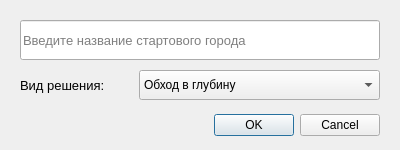
<?xml version="1.0" encoding="UTF-8"?>
<ui version="4.0">
    <class>InputDataDialog</class>
    <widget class="QDialog" name="InputDataDialog">
        <property name="geometry">
            <rect>
                <x>0</x>
                <y>0</y>
                <width>400</width>
                <height>150</height>
            </rect>
        </property>
        <property name="windowTitle">
            <string>Выбор</string>
        </property>
        <widget class="QDialogButtonBox" name="buttonBox">
            <property name="geometry">
                <rect>
                    <x>20</x>
                    <y>110</y>
                    <width>360</width>
                    <height>30</height>
                </rect>
            </property>
            <property name="orientation">
                <enum>Qt::Horizontal</enum>
            </property>
            <property name="standardButtons">
                <set>QDialogButtonBox::Cancel|QDialogButtonBox::Ok</set>
            </property>
        </widget>
        <widget class="QLineEdit" name="lineEdit">
            <property name="geometry">
                <rect>
                    <x>20</x>
                    <y>20</y>
                    <width>360</width>
                    <height>40</height>
                </rect>
            </property>
            <property name="font">
                <font>
                    <pointsize>10</pointsize>
                </font>
            </property>
            <property name="placeholderText">
                <string>Введите название стартового города</string>
            </property>
        </widget>
        <widget class="QComboBox" name="comboBox">
            <property name="geometry">
                <rect>
                    <x>139</x>
                    <y>70</y>
                    <width>241</width>
                    <height>30</height>
                </rect>
            </property>
            <item>
                <property name="text">
                    <string>Обход в глубину</string>
                </property>
            </item>
            <item>
                <property name="text">
                    <string>Обход в ширину</string>
                </property>
            </item>
            <item>
                <property name="text">
                    <string>Алгоритм Дейкстры</string>
                </property>
            </item>
        </widget>
        <widget class="QLabel" name="label">
            <property name="geometry">
                <rect>
                    <x>20</x>
                    <y>70</y>
                    <width>121</width>
                    <height>31</height>
                </rect>
            </property>
            <property name="font">
                <font>
                    <pointsize>10</pointsize>
                </font>
            </property>
            <property name="text">
                <string>Вид решения:</string>
            </property>
        </widget>
    </widget>
    <resources/>
    <connections>
        <connection>
            <sender>buttonBox</sender>
            <signal>accepted()</signal>
            <receiver>InputDataDialog</receiver>
            <slot>accept()</slot>
            <hints>
                <hint type="sourcelabel">
                    <x>248</x>
                    <y>254</y>
                </hint>
                <hint type="destinationlabel">
                    <x>157</x>
                    <y>274</y>
                </hint>
            </hints>
        </connection>
        <connection>
            <sender>buttonBox</sender>
            <signal>rejected()</signal>
            <receiver>InputDataDialog</receiver>
            <slot>reject()</slot>
            <hints>
                <hint type="sourcelabel">
                    <x>316</x>
                    <y>260</y>
                </hint>
                <hint type="destinationlabel">
                    <x>286</x>
                    <y>274</y>
                </hint>
            </hints>
        </connection>
    </connections>
</ui>
